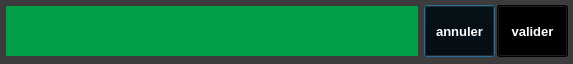
<?xml version="1.0" encoding="UTF-8"?>
<ui version="4.0">
 <class>YerothPOSVenteMethodePaiementComptantEntreeDialog</class>
 <widget class="QDialog" name="YerothPOSVenteMethodePaiementComptantEntreeDialog">
  <property name="windowModality">
   <enum>Qt::WindowModal</enum>
  </property>
  <property name="geometry">
   <rect>
    <x>0</x>
    <y>0</y>
    <width>573</width>
    <height>64</height>
   </rect>
  </property>
  <property name="palette">
   <palette>
    <active>
     <colorrole role="WindowText">
      <brush brushstyle="SolidPattern">
       <color alpha="255">
        <red>255</red>
        <green>255</green>
        <blue>255</blue>
       </color>
      </brush>
     </colorrole>
     <colorrole role="Button">
      <brush brushstyle="SolidPattern">
       <color alpha="255">
        <red>60</red>
        <green>60</green>
        <blue>60</blue>
       </color>
      </brush>
     </colorrole>
     <colorrole role="Light">
      <brush brushstyle="SolidPattern">
       <color alpha="255">
        <red>90</red>
        <green>90</green>
        <blue>90</blue>
       </color>
      </brush>
     </colorrole>
     <colorrole role="Midlight">
      <brush brushstyle="SolidPattern">
       <color alpha="255">
        <red>75</red>
        <green>75</green>
        <blue>75</blue>
       </color>
      </brush>
     </colorrole>
     <colorrole role="Dark">
      <brush brushstyle="SolidPattern">
       <color alpha="255">
        <red>30</red>
        <green>30</green>
        <blue>30</blue>
       </color>
      </brush>
     </colorrole>
     <colorrole role="Mid">
      <brush brushstyle="SolidPattern">
       <color alpha="255">
        <red>40</red>
        <green>40</green>
        <blue>40</blue>
       </color>
      </brush>
     </colorrole>
     <colorrole role="Text">
      <brush brushstyle="SolidPattern">
       <color alpha="255">
        <red>255</red>
        <green>255</green>
        <blue>255</blue>
       </color>
      </brush>
     </colorrole>
     <colorrole role="BrightText">
      <brush brushstyle="SolidPattern">
       <color alpha="255">
        <red>255</red>
        <green>255</green>
        <blue>255</blue>
       </color>
      </brush>
     </colorrole>
     <colorrole role="ButtonText">
      <brush brushstyle="SolidPattern">
       <color alpha="255">
        <red>255</red>
        <green>255</green>
        <blue>255</blue>
       </color>
      </brush>
     </colorrole>
     <colorrole role="Base">
      <brush brushstyle="SolidPattern">
       <color alpha="255">
        <red>0</red>
        <green>0</green>
        <blue>0</blue>
       </color>
      </brush>
     </colorrole>
     <colorrole role="Window">
      <brush brushstyle="SolidPattern">
       <color alpha="255">
        <red>60</red>
        <green>60</green>
        <blue>60</blue>
       </color>
      </brush>
     </colorrole>
     <colorrole role="Shadow">
      <brush brushstyle="SolidPattern">
       <color alpha="255">
        <red>0</red>
        <green>0</green>
        <blue>0</blue>
       </color>
      </brush>
     </colorrole>
     <colorrole role="AlternateBase">
      <brush brushstyle="SolidPattern">
       <color alpha="255">
        <red>30</red>
        <green>30</green>
        <blue>30</blue>
       </color>
      </brush>
     </colorrole>
     <colorrole role="ToolTipBase">
      <brush brushstyle="SolidPattern">
       <color alpha="255">
        <red>255</red>
        <green>255</green>
        <blue>220</blue>
       </color>
      </brush>
     </colorrole>
     <colorrole role="ToolTipText">
      <brush brushstyle="SolidPattern">
       <color alpha="255">
        <red>0</red>
        <green>0</green>
        <blue>0</blue>
       </color>
      </brush>
     </colorrole>
    </active>
    <inactive>
     <colorrole role="WindowText">
      <brush brushstyle="SolidPattern">
       <color alpha="255">
        <red>255</red>
        <green>255</green>
        <blue>255</blue>
       </color>
      </brush>
     </colorrole>
     <colorrole role="Button">
      <brush brushstyle="SolidPattern">
       <color alpha="255">
        <red>60</red>
        <green>60</green>
        <blue>60</blue>
       </color>
      </brush>
     </colorrole>
     <colorrole role="Light">
      <brush brushstyle="SolidPattern">
       <color alpha="255">
        <red>90</red>
        <green>90</green>
        <blue>90</blue>
       </color>
      </brush>
     </colorrole>
     <colorrole role="Midlight">
      <brush brushstyle="SolidPattern">
       <color alpha="255">
        <red>75</red>
        <green>75</green>
        <blue>75</blue>
       </color>
      </brush>
     </colorrole>
     <colorrole role="Dark">
      <brush brushstyle="SolidPattern">
       <color alpha="255">
        <red>30</red>
        <green>30</green>
        <blue>30</blue>
       </color>
      </brush>
     </colorrole>
     <colorrole role="Mid">
      <brush brushstyle="SolidPattern">
       <color alpha="255">
        <red>40</red>
        <green>40</green>
        <blue>40</blue>
       </color>
      </brush>
     </colorrole>
     <colorrole role="Text">
      <brush brushstyle="SolidPattern">
       <color alpha="255">
        <red>255</red>
        <green>255</green>
        <blue>255</blue>
       </color>
      </brush>
     </colorrole>
     <colorrole role="BrightText">
      <brush brushstyle="SolidPattern">
       <color alpha="255">
        <red>255</red>
        <green>255</green>
        <blue>255</blue>
       </color>
      </brush>
     </colorrole>
     <colorrole role="ButtonText">
      <brush brushstyle="SolidPattern">
       <color alpha="255">
        <red>255</red>
        <green>255</green>
        <blue>255</blue>
       </color>
      </brush>
     </colorrole>
     <colorrole role="Base">
      <brush brushstyle="SolidPattern">
       <color alpha="255">
        <red>0</red>
        <green>0</green>
        <blue>0</blue>
       </color>
      </brush>
     </colorrole>
     <colorrole role="Window">
      <brush brushstyle="SolidPattern">
       <color alpha="255">
        <red>60</red>
        <green>60</green>
        <blue>60</blue>
       </color>
      </brush>
     </colorrole>
     <colorrole role="Shadow">
      <brush brushstyle="SolidPattern">
       <color alpha="255">
        <red>0</red>
        <green>0</green>
        <blue>0</blue>
       </color>
      </brush>
     </colorrole>
     <colorrole role="AlternateBase">
      <brush brushstyle="SolidPattern">
       <color alpha="255">
        <red>30</red>
        <green>30</green>
        <blue>30</blue>
       </color>
      </brush>
     </colorrole>
     <colorrole role="ToolTipBase">
      <brush brushstyle="SolidPattern">
       <color alpha="255">
        <red>255</red>
        <green>255</green>
        <blue>220</blue>
       </color>
      </brush>
     </colorrole>
     <colorrole role="ToolTipText">
      <brush brushstyle="SolidPattern">
       <color alpha="255">
        <red>0</red>
        <green>0</green>
        <blue>0</blue>
       </color>
      </brush>
     </colorrole>
    </inactive>
    <disabled>
     <colorrole role="WindowText">
      <brush brushstyle="SolidPattern">
       <color alpha="255">
        <red>30</red>
        <green>30</green>
        <blue>30</blue>
       </color>
      </brush>
     </colorrole>
     <colorrole role="Button">
      <brush brushstyle="SolidPattern">
       <color alpha="255">
        <red>60</red>
        <green>60</green>
        <blue>60</blue>
       </color>
      </brush>
     </colorrole>
     <colorrole role="Light">
      <brush brushstyle="SolidPattern">
       <color alpha="255">
        <red>90</red>
        <green>90</green>
        <blue>90</blue>
       </color>
      </brush>
     </colorrole>
     <colorrole role="Midlight">
      <brush brushstyle="SolidPattern">
       <color alpha="255">
        <red>75</red>
        <green>75</green>
        <blue>75</blue>
       </color>
      </brush>
     </colorrole>
     <colorrole role="Dark">
      <brush brushstyle="SolidPattern">
       <color alpha="255">
        <red>30</red>
        <green>30</green>
        <blue>30</blue>
       </color>
      </brush>
     </colorrole>
     <colorrole role="Mid">
      <brush brushstyle="SolidPattern">
       <color alpha="255">
        <red>40</red>
        <green>40</green>
        <blue>40</blue>
       </color>
      </brush>
     </colorrole>
     <colorrole role="Text">
      <brush brushstyle="SolidPattern">
       <color alpha="255">
        <red>30</red>
        <green>30</green>
        <blue>30</blue>
       </color>
      </brush>
     </colorrole>
     <colorrole role="BrightText">
      <brush brushstyle="SolidPattern">
       <color alpha="255">
        <red>255</red>
        <green>255</green>
        <blue>255</blue>
       </color>
      </brush>
     </colorrole>
     <colorrole role="ButtonText">
      <brush brushstyle="SolidPattern">
       <color alpha="255">
        <red>30</red>
        <green>30</green>
        <blue>30</blue>
       </color>
      </brush>
     </colorrole>
     <colorrole role="Base">
      <brush brushstyle="SolidPattern">
       <color alpha="255">
        <red>60</red>
        <green>60</green>
        <blue>60</blue>
       </color>
      </brush>
     </colorrole>
     <colorrole role="Window">
      <brush brushstyle="SolidPattern">
       <color alpha="255">
        <red>60</red>
        <green>60</green>
        <blue>60</blue>
       </color>
      </brush>
     </colorrole>
     <colorrole role="Shadow">
      <brush brushstyle="SolidPattern">
       <color alpha="255">
        <red>0</red>
        <green>0</green>
        <blue>0</blue>
       </color>
      </brush>
     </colorrole>
     <colorrole role="AlternateBase">
      <brush brushstyle="SolidPattern">
       <color alpha="255">
        <red>60</red>
        <green>60</green>
        <blue>60</blue>
       </color>
      </brush>
     </colorrole>
     <colorrole role="ToolTipBase">
      <brush brushstyle="SolidPattern">
       <color alpha="255">
        <red>255</red>
        <green>255</green>
        <blue>220</blue>
       </color>
      </brush>
     </colorrole>
     <colorrole role="ToolTipText">
      <brush brushstyle="SolidPattern">
       <color alpha="255">
        <red>0</red>
        <green>0</green>
        <blue>0</blue>
       </color>
      </brush>
     </colorrole>
    </disabled>
   </palette>
  </property>
  <property name="windowTitle">
   <string>Dialog</string>
  </property>
  <widget class="YerothLineEdit" name="lineEdit_vente_montant_recu">
   <property name="geometry">
    <rect>
     <x>5</x>
     <y>5</y>
     <width>414</width>
     <height>52</height>
    </rect>
   </property>
   <property name="palette">
    <palette>
     <active>
      <colorrole role="WindowText">
       <brush brushstyle="SolidPattern">
        <color alpha="255">
         <red>255</red>
         <green>255</green>
         <blue>255</blue>
        </color>
       </brush>
      </colorrole>
      <colorrole role="Button">
       <brush brushstyle="SolidPattern">
        <color alpha="255">
         <red>2</red>
         <green>160</green>
         <blue>70</blue>
        </color>
       </brush>
      </colorrole>
      <colorrole role="Light">
       <brush brushstyle="SolidPattern">
        <color alpha="255">
         <red>255</red>
         <green>255</green>
         <blue>255</blue>
        </color>
       </brush>
      </colorrole>
      <colorrole role="Midlight">
       <brush brushstyle="SolidPattern">
        <color alpha="255">
         <red>255</red>
         <green>255</green>
         <blue>255</blue>
        </color>
       </brush>
      </colorrole>
      <colorrole role="Dark">
       <brush brushstyle="SolidPattern">
        <color alpha="255">
         <red>255</red>
         <green>255</green>
         <blue>255</blue>
        </color>
       </brush>
      </colorrole>
      <colorrole role="Mid">
       <brush brushstyle="SolidPattern">
        <color alpha="255">
         <red>255</red>
         <green>255</green>
         <blue>255</blue>
        </color>
       </brush>
      </colorrole>
      <colorrole role="Text">
       <brush brushstyle="SolidPattern">
        <color alpha="255">
         <red>255</red>
         <green>255</green>
         <blue>255</blue>
        </color>
       </brush>
      </colorrole>
      <colorrole role="BrightText">
       <brush brushstyle="SolidPattern">
        <color alpha="255">
         <red>255</red>
         <green>255</green>
         <blue>255</blue>
        </color>
       </brush>
      </colorrole>
      <colorrole role="ButtonText">
       <brush brushstyle="SolidPattern">
        <color alpha="255">
         <red>0</red>
         <green>0</green>
         <blue>0</blue>
        </color>
       </brush>
      </colorrole>
      <colorrole role="Base">
       <brush brushstyle="SolidPattern">
        <color alpha="255">
         <red>2</red>
         <green>160</green>
         <blue>70</blue>
        </color>
       </brush>
      </colorrole>
      <colorrole role="Window">
       <brush brushstyle="SolidPattern">
        <color alpha="255">
         <red>2</red>
         <green>160</green>
         <blue>70</blue>
        </color>
       </brush>
      </colorrole>
      <colorrole role="Shadow">
       <brush brushstyle="SolidPattern">
        <color alpha="255">
         <red>255</red>
         <green>255</green>
         <blue>255</blue>
        </color>
       </brush>
      </colorrole>
      <colorrole role="Highlight">
       <brush brushstyle="SolidPattern">
        <color alpha="255">
         <red>0</red>
         <green>0</green>
         <blue>0</blue>
        </color>
       </brush>
      </colorrole>
      <colorrole role="HighlightedText">
       <brush brushstyle="SolidPattern">
        <color alpha="255">
         <red>2</red>
         <green>160</green>
         <blue>70</blue>
        </color>
       </brush>
      </colorrole>
      <colorrole role="AlternateBase">
       <brush brushstyle="SolidPattern">
        <color alpha="255">
         <red>0</red>
         <green>0</green>
         <blue>0</blue>
        </color>
       </brush>
      </colorrole>
      <colorrole role="ToolTipBase">
       <brush brushstyle="SolidPattern">
        <color alpha="255">
         <red>255</red>
         <green>255</green>
         <blue>220</blue>
        </color>
       </brush>
      </colorrole>
      <colorrole role="ToolTipText">
       <brush brushstyle="SolidPattern">
        <color alpha="255">
         <red>0</red>
         <green>0</green>
         <blue>0</blue>
        </color>
       </brush>
      </colorrole>
     </active>
     <inactive>
      <colorrole role="WindowText">
       <brush brushstyle="SolidPattern">
        <color alpha="255">
         <red>255</red>
         <green>255</green>
         <blue>255</blue>
        </color>
       </brush>
      </colorrole>
      <colorrole role="Button">
       <brush brushstyle="SolidPattern">
        <color alpha="255">
         <red>2</red>
         <green>160</green>
         <blue>70</blue>
        </color>
       </brush>
      </colorrole>
      <colorrole role="Light">
       <brush brushstyle="SolidPattern">
        <color alpha="255">
         <red>255</red>
         <green>255</green>
         <blue>255</blue>
        </color>
       </brush>
      </colorrole>
      <colorrole role="Midlight">
       <brush brushstyle="SolidPattern">
        <color alpha="255">
         <red>255</red>
         <green>255</green>
         <blue>255</blue>
        </color>
       </brush>
      </colorrole>
      <colorrole role="Dark">
       <brush brushstyle="SolidPattern">
        <color alpha="255">
         <red>255</red>
         <green>255</green>
         <blue>255</blue>
        </color>
       </brush>
      </colorrole>
      <colorrole role="Mid">
       <brush brushstyle="SolidPattern">
        <color alpha="255">
         <red>255</red>
         <green>255</green>
         <blue>255</blue>
        </color>
       </brush>
      </colorrole>
      <colorrole role="Text">
       <brush brushstyle="SolidPattern">
        <color alpha="255">
         <red>255</red>
         <green>255</green>
         <blue>255</blue>
        </color>
       </brush>
      </colorrole>
      <colorrole role="BrightText">
       <brush brushstyle="SolidPattern">
        <color alpha="255">
         <red>255</red>
         <green>255</green>
         <blue>255</blue>
        </color>
       </brush>
      </colorrole>
      <colorrole role="ButtonText">
       <brush brushstyle="SolidPattern">
        <color alpha="255">
         <red>0</red>
         <green>0</green>
         <blue>0</blue>
        </color>
       </brush>
      </colorrole>
      <colorrole role="Base">
       <brush brushstyle="SolidPattern">
        <color alpha="255">
         <red>2</red>
         <green>160</green>
         <blue>70</blue>
        </color>
       </brush>
      </colorrole>
      <colorrole role="Window">
       <brush brushstyle="SolidPattern">
        <color alpha="255">
         <red>2</red>
         <green>160</green>
         <blue>70</blue>
        </color>
       </brush>
      </colorrole>
      <colorrole role="Shadow">
       <brush brushstyle="SolidPattern">
        <color alpha="255">
         <red>255</red>
         <green>255</green>
         <blue>255</blue>
        </color>
       </brush>
      </colorrole>
      <colorrole role="Highlight">
       <brush brushstyle="SolidPattern">
        <color alpha="255">
         <red>0</red>
         <green>0</green>
         <blue>0</blue>
        </color>
       </brush>
      </colorrole>
      <colorrole role="HighlightedText">
       <brush brushstyle="SolidPattern">
        <color alpha="255">
         <red>2</red>
         <green>160</green>
         <blue>70</blue>
        </color>
       </brush>
      </colorrole>
      <colorrole role="AlternateBase">
       <brush brushstyle="SolidPattern">
        <color alpha="255">
         <red>0</red>
         <green>0</green>
         <blue>0</blue>
        </color>
       </brush>
      </colorrole>
      <colorrole role="ToolTipBase">
       <brush brushstyle="SolidPattern">
        <color alpha="255">
         <red>255</red>
         <green>255</green>
         <blue>220</blue>
        </color>
       </brush>
      </colorrole>
      <colorrole role="ToolTipText">
       <brush brushstyle="SolidPattern">
        <color alpha="255">
         <red>0</red>
         <green>0</green>
         <blue>0</blue>
        </color>
       </brush>
      </colorrole>
     </inactive>
     <disabled>
      <colorrole role="WindowText">
       <brush brushstyle="SolidPattern">
        <color alpha="255">
         <red>255</red>
         <green>255</green>
         <blue>255</blue>
        </color>
       </brush>
      </colorrole>
      <colorrole role="Button">
       <brush brushstyle="SolidPattern">
        <color alpha="255">
         <red>2</red>
         <green>160</green>
         <blue>70</blue>
        </color>
       </brush>
      </colorrole>
      <colorrole role="Light">
       <brush brushstyle="SolidPattern">
        <color alpha="255">
         <red>255</red>
         <green>255</green>
         <blue>255</blue>
        </color>
       </brush>
      </colorrole>
      <colorrole role="Midlight">
       <brush brushstyle="SolidPattern">
        <color alpha="255">
         <red>255</red>
         <green>255</green>
         <blue>255</blue>
        </color>
       </brush>
      </colorrole>
      <colorrole role="Dark">
       <brush brushstyle="SolidPattern">
        <color alpha="255">
         <red>255</red>
         <green>255</green>
         <blue>255</blue>
        </color>
       </brush>
      </colorrole>
      <colorrole role="Mid">
       <brush brushstyle="SolidPattern">
        <color alpha="255">
         <red>255</red>
         <green>255</green>
         <blue>255</blue>
        </color>
       </brush>
      </colorrole>
      <colorrole role="Text">
       <brush brushstyle="SolidPattern">
        <color alpha="255">
         <red>255</red>
         <green>255</green>
         <blue>255</blue>
        </color>
       </brush>
      </colorrole>
      <colorrole role="BrightText">
       <brush brushstyle="SolidPattern">
        <color alpha="255">
         <red>255</red>
         <green>255</green>
         <blue>255</blue>
        </color>
       </brush>
      </colorrole>
      <colorrole role="ButtonText">
       <brush brushstyle="SolidPattern">
        <color alpha="255">
         <red>255</red>
         <green>255</green>
         <blue>255</blue>
        </color>
       </brush>
      </colorrole>
      <colorrole role="Base">
       <brush brushstyle="SolidPattern">
        <color alpha="255">
         <red>2</red>
         <green>160</green>
         <blue>70</blue>
        </color>
       </brush>
      </colorrole>
      <colorrole role="Window">
       <brush brushstyle="SolidPattern">
        <color alpha="255">
         <red>2</red>
         <green>160</green>
         <blue>70</blue>
        </color>
       </brush>
      </colorrole>
      <colorrole role="Shadow">
       <brush brushstyle="SolidPattern">
        <color alpha="255">
         <red>255</red>
         <green>255</green>
         <blue>255</blue>
        </color>
       </brush>
      </colorrole>
      <colorrole role="Highlight">
       <brush brushstyle="SolidPattern">
        <color alpha="255">
         <red>145</red>
         <green>141</green>
         <blue>126</blue>
        </color>
       </brush>
      </colorrole>
      <colorrole role="HighlightedText">
       <brush brushstyle="SolidPattern">
        <color alpha="255">
         <red>2</red>
         <green>160</green>
         <blue>70</blue>
        </color>
       </brush>
      </colorrole>
      <colorrole role="AlternateBase">
       <brush brushstyle="SolidPattern">
        <color alpha="255">
         <red>0</red>
         <green>0</green>
         <blue>0</blue>
        </color>
       </brush>
      </colorrole>
      <colorrole role="ToolTipBase">
       <brush brushstyle="SolidPattern">
        <color alpha="255">
         <red>255</red>
         <green>255</green>
         <blue>220</blue>
        </color>
       </brush>
      </colorrole>
      <colorrole role="ToolTipText">
       <brush brushstyle="SolidPattern">
        <color alpha="255">
         <red>0</red>
         <green>0</green>
         <blue>0</blue>
        </color>
       </brush>
      </colorrole>
     </disabled>
    </palette>
   </property>
   <property name="font">
    <font>
     <pointsize>15</pointsize>
     <weight>75</weight>
     <bold>true</bold>
    </font>
   </property>
   <property name="styleSheet">
    <string notr="true">border: 1px solid rgb(60, 60, 60);
background-color: rgb(2  , 160, 70); </string>
   </property>
   <property name="alignment">
    <set>Qt::AlignLeading|Qt::AlignLeft|Qt::AlignVCenter</set>
   </property>
  </widget>
  <widget class="YerothPushButton" name="pushButton_annuler">
   <property name="geometry">
    <rect>
     <x>424</x>
     <y>5</y>
     <width>71</width>
     <height>52</height>
    </rect>
   </property>
   <property name="palette">
    <palette>
     <active>
      <colorrole role="WindowText">
       <brush brushstyle="SolidPattern">
        <color alpha="255">
         <red>255</red>
         <green>255</green>
         <blue>255</blue>
        </color>
       </brush>
      </colorrole>
      <colorrole role="Button">
       <brush brushstyle="SolidPattern">
        <color alpha="255">
         <red>0</red>
         <green>0</green>
         <blue>0</blue>
        </color>
       </brush>
      </colorrole>
      <colorrole role="Light">
       <brush brushstyle="SolidPattern">
        <color alpha="255">
         <red>0</red>
         <green>0</green>
         <blue>0</blue>
        </color>
       </brush>
      </colorrole>
      <colorrole role="Midlight">
       <brush brushstyle="SolidPattern">
        <color alpha="255">
         <red>0</red>
         <green>0</green>
         <blue>0</blue>
        </color>
       </brush>
      </colorrole>
      <colorrole role="Dark">
       <brush brushstyle="SolidPattern">
        <color alpha="255">
         <red>0</red>
         <green>0</green>
         <blue>0</blue>
        </color>
       </brush>
      </colorrole>
      <colorrole role="Mid">
       <brush brushstyle="SolidPattern">
        <color alpha="255">
         <red>0</red>
         <green>0</green>
         <blue>0</blue>
        </color>
       </brush>
      </colorrole>
      <colorrole role="Text">
       <brush brushstyle="SolidPattern">
        <color alpha="255">
         <red>255</red>
         <green>255</green>
         <blue>255</blue>
        </color>
       </brush>
      </colorrole>
      <colorrole role="BrightText">
       <brush brushstyle="SolidPattern">
        <color alpha="255">
         <red>255</red>
         <green>255</green>
         <blue>255</blue>
        </color>
       </brush>
      </colorrole>
      <colorrole role="ButtonText">
       <brush brushstyle="SolidPattern">
        <color alpha="255">
         <red>255</red>
         <green>255</green>
         <blue>255</blue>
        </color>
       </brush>
      </colorrole>
      <colorrole role="Base">
       <brush brushstyle="SolidPattern">
        <color alpha="255">
         <red>0</red>
         <green>0</green>
         <blue>0</blue>
        </color>
       </brush>
      </colorrole>
      <colorrole role="Window">
       <brush brushstyle="SolidPattern">
        <color alpha="255">
         <red>0</red>
         <green>0</green>
         <blue>0</blue>
        </color>
       </brush>
      </colorrole>
      <colorrole role="Shadow">
       <brush brushstyle="SolidPattern">
        <color alpha="255">
         <red>0</red>
         <green>0</green>
         <blue>0</blue>
        </color>
       </brush>
      </colorrole>
      <colorrole role="AlternateBase">
       <brush brushstyle="SolidPattern">
        <color alpha="255">
         <red>0</red>
         <green>0</green>
         <blue>0</blue>
        </color>
       </brush>
      </colorrole>
      <colorrole role="ToolTipBase">
       <brush brushstyle="SolidPattern">
        <color alpha="255">
         <red>255</red>
         <green>255</green>
         <blue>220</blue>
        </color>
       </brush>
      </colorrole>
      <colorrole role="ToolTipText">
       <brush brushstyle="SolidPattern">
        <color alpha="255">
         <red>0</red>
         <green>0</green>
         <blue>0</blue>
        </color>
       </brush>
      </colorrole>
     </active>
     <inactive>
      <colorrole role="WindowText">
       <brush brushstyle="SolidPattern">
        <color alpha="255">
         <red>255</red>
         <green>255</green>
         <blue>255</blue>
        </color>
       </brush>
      </colorrole>
      <colorrole role="Button">
       <brush brushstyle="SolidPattern">
        <color alpha="255">
         <red>0</red>
         <green>0</green>
         <blue>0</blue>
        </color>
       </brush>
      </colorrole>
      <colorrole role="Light">
       <brush brushstyle="SolidPattern">
        <color alpha="255">
         <red>0</red>
         <green>0</green>
         <blue>0</blue>
        </color>
       </brush>
      </colorrole>
      <colorrole role="Midlight">
       <brush brushstyle="SolidPattern">
        <color alpha="255">
         <red>0</red>
         <green>0</green>
         <blue>0</blue>
        </color>
       </brush>
      </colorrole>
      <colorrole role="Dark">
       <brush brushstyle="SolidPattern">
        <color alpha="255">
         <red>0</red>
         <green>0</green>
         <blue>0</blue>
        </color>
       </brush>
      </colorrole>
      <colorrole role="Mid">
       <brush brushstyle="SolidPattern">
        <color alpha="255">
         <red>0</red>
         <green>0</green>
         <blue>0</blue>
        </color>
       </brush>
      </colorrole>
      <colorrole role="Text">
       <brush brushstyle="SolidPattern">
        <color alpha="255">
         <red>255</red>
         <green>255</green>
         <blue>255</blue>
        </color>
       </brush>
      </colorrole>
      <colorrole role="BrightText">
       <brush brushstyle="SolidPattern">
        <color alpha="255">
         <red>255</red>
         <green>255</green>
         <blue>255</blue>
        </color>
       </brush>
      </colorrole>
      <colorrole role="ButtonText">
       <brush brushstyle="SolidPattern">
        <color alpha="255">
         <red>255</red>
         <green>255</green>
         <blue>255</blue>
        </color>
       </brush>
      </colorrole>
      <colorrole role="Base">
       <brush brushstyle="SolidPattern">
        <color alpha="255">
         <red>0</red>
         <green>0</green>
         <blue>0</blue>
        </color>
       </brush>
      </colorrole>
      <colorrole role="Window">
       <brush brushstyle="SolidPattern">
        <color alpha="255">
         <red>0</red>
         <green>0</green>
         <blue>0</blue>
        </color>
       </brush>
      </colorrole>
      <colorrole role="Shadow">
       <brush brushstyle="SolidPattern">
        <color alpha="255">
         <red>0</red>
         <green>0</green>
         <blue>0</blue>
        </color>
       </brush>
      </colorrole>
      <colorrole role="AlternateBase">
       <brush brushstyle="SolidPattern">
        <color alpha="255">
         <red>0</red>
         <green>0</green>
         <blue>0</blue>
        </color>
       </brush>
      </colorrole>
      <colorrole role="ToolTipBase">
       <brush brushstyle="SolidPattern">
        <color alpha="255">
         <red>255</red>
         <green>255</green>
         <blue>220</blue>
        </color>
       </brush>
      </colorrole>
      <colorrole role="ToolTipText">
       <brush brushstyle="SolidPattern">
        <color alpha="255">
         <red>0</red>
         <green>0</green>
         <blue>0</blue>
        </color>
       </brush>
      </colorrole>
     </inactive>
     <disabled>
      <colorrole role="WindowText">
       <brush brushstyle="SolidPattern">
        <color alpha="255">
         <red>0</red>
         <green>0</green>
         <blue>0</blue>
        </color>
       </brush>
      </colorrole>
      <colorrole role="Button">
       <brush brushstyle="SolidPattern">
        <color alpha="255">
         <red>0</red>
         <green>0</green>
         <blue>0</blue>
        </color>
       </brush>
      </colorrole>
      <colorrole role="Light">
       <brush brushstyle="SolidPattern">
        <color alpha="255">
         <red>0</red>
         <green>0</green>
         <blue>0</blue>
        </color>
       </brush>
      </colorrole>
      <colorrole role="Midlight">
       <brush brushstyle="SolidPattern">
        <color alpha="255">
         <red>0</red>
         <green>0</green>
         <blue>0</blue>
        </color>
       </brush>
      </colorrole>
      <colorrole role="Dark">
       <brush brushstyle="SolidPattern">
        <color alpha="255">
         <red>0</red>
         <green>0</green>
         <blue>0</blue>
        </color>
       </brush>
      </colorrole>
      <colorrole role="Mid">
       <brush brushstyle="SolidPattern">
        <color alpha="255">
         <red>0</red>
         <green>0</green>
         <blue>0</blue>
        </color>
       </brush>
      </colorrole>
      <colorrole role="Text">
       <brush brushstyle="SolidPattern">
        <color alpha="255">
         <red>0</red>
         <green>0</green>
         <blue>0</blue>
        </color>
       </brush>
      </colorrole>
      <colorrole role="BrightText">
       <brush brushstyle="SolidPattern">
        <color alpha="255">
         <red>255</red>
         <green>255</green>
         <blue>255</blue>
        </color>
       </brush>
      </colorrole>
      <colorrole role="ButtonText">
       <brush brushstyle="SolidPattern">
        <color alpha="255">
         <red>0</red>
         <green>0</green>
         <blue>0</blue>
        </color>
       </brush>
      </colorrole>
      <colorrole role="Base">
       <brush brushstyle="SolidPattern">
        <color alpha="255">
         <red>0</red>
         <green>0</green>
         <blue>0</blue>
        </color>
       </brush>
      </colorrole>
      <colorrole role="Window">
       <brush brushstyle="SolidPattern">
        <color alpha="255">
         <red>0</red>
         <green>0</green>
         <blue>0</blue>
        </color>
       </brush>
      </colorrole>
      <colorrole role="Shadow">
       <brush brushstyle="SolidPattern">
        <color alpha="255">
         <red>0</red>
         <green>0</green>
         <blue>0</blue>
        </color>
       </brush>
      </colorrole>
      <colorrole role="AlternateBase">
       <brush brushstyle="SolidPattern">
        <color alpha="255">
         <red>0</red>
         <green>0</green>
         <blue>0</blue>
        </color>
       </brush>
      </colorrole>
      <colorrole role="ToolTipBase">
       <brush brushstyle="SolidPattern">
        <color alpha="255">
         <red>255</red>
         <green>255</green>
         <blue>220</blue>
        </color>
       </brush>
      </colorrole>
      <colorrole role="ToolTipText">
       <brush brushstyle="SolidPattern">
        <color alpha="255">
         <red>0</red>
         <green>0</green>
         <blue>0</blue>
        </color>
       </brush>
      </colorrole>
     </disabled>
    </palette>
   </property>
   <property name="font">
    <font>
     <pointsize>10</pointsize>
     <weight>75</weight>
     <bold>true</bold>
    </font>
   </property>
   <property name="toolTip">
    <string>Annuler la vente</string>
   </property>
   <property name="text">
    <string>annuler</string>
   </property>
  </widget>
  <widget class="YerothPushButton" name="pushButton_valider">
   <property name="geometry">
    <rect>
     <x>497</x>
     <y>5</y>
     <width>71</width>
     <height>52</height>
    </rect>
   </property>
   <property name="palette">
    <palette>
     <active>
      <colorrole role="WindowText">
       <brush brushstyle="SolidPattern">
        <color alpha="255">
         <red>255</red>
         <green>255</green>
         <blue>255</blue>
        </color>
       </brush>
      </colorrole>
      <colorrole role="Button">
       <brush brushstyle="SolidPattern">
        <color alpha="255">
         <red>0</red>
         <green>0</green>
         <blue>0</blue>
        </color>
       </brush>
      </colorrole>
      <colorrole role="Light">
       <brush brushstyle="SolidPattern">
        <color alpha="255">
         <red>0</red>
         <green>0</green>
         <blue>0</blue>
        </color>
       </brush>
      </colorrole>
      <colorrole role="Midlight">
       <brush brushstyle="SolidPattern">
        <color alpha="255">
         <red>0</red>
         <green>0</green>
         <blue>0</blue>
        </color>
       </brush>
      </colorrole>
      <colorrole role="Dark">
       <brush brushstyle="SolidPattern">
        <color alpha="255">
         <red>0</red>
         <green>0</green>
         <blue>0</blue>
        </color>
       </brush>
      </colorrole>
      <colorrole role="Mid">
       <brush brushstyle="SolidPattern">
        <color alpha="255">
         <red>0</red>
         <green>0</green>
         <blue>0</blue>
        </color>
       </brush>
      </colorrole>
      <colorrole role="Text">
       <brush brushstyle="SolidPattern">
        <color alpha="255">
         <red>255</red>
         <green>255</green>
         <blue>255</blue>
        </color>
       </brush>
      </colorrole>
      <colorrole role="BrightText">
       <brush brushstyle="SolidPattern">
        <color alpha="255">
         <red>255</red>
         <green>255</green>
         <blue>255</blue>
        </color>
       </brush>
      </colorrole>
      <colorrole role="ButtonText">
       <brush brushstyle="SolidPattern">
        <color alpha="255">
         <red>255</red>
         <green>255</green>
         <blue>255</blue>
        </color>
       </brush>
      </colorrole>
      <colorrole role="Base">
       <brush brushstyle="SolidPattern">
        <color alpha="255">
         <red>0</red>
         <green>0</green>
         <blue>0</blue>
        </color>
       </brush>
      </colorrole>
      <colorrole role="Window">
       <brush brushstyle="SolidPattern">
        <color alpha="255">
         <red>0</red>
         <green>0</green>
         <blue>0</blue>
        </color>
       </brush>
      </colorrole>
      <colorrole role="Shadow">
       <brush brushstyle="SolidPattern">
        <color alpha="255">
         <red>0</red>
         <green>0</green>
         <blue>0</blue>
        </color>
       </brush>
      </colorrole>
      <colorrole role="AlternateBase">
       <brush brushstyle="SolidPattern">
        <color alpha="255">
         <red>0</red>
         <green>0</green>
         <blue>0</blue>
        </color>
       </brush>
      </colorrole>
      <colorrole role="ToolTipBase">
       <brush brushstyle="SolidPattern">
        <color alpha="255">
         <red>255</red>
         <green>255</green>
         <blue>220</blue>
        </color>
       </brush>
      </colorrole>
      <colorrole role="ToolTipText">
       <brush brushstyle="SolidPattern">
        <color alpha="255">
         <red>0</red>
         <green>0</green>
         <blue>0</blue>
        </color>
       </brush>
      </colorrole>
     </active>
     <inactive>
      <colorrole role="WindowText">
       <brush brushstyle="SolidPattern">
        <color alpha="255">
         <red>255</red>
         <green>255</green>
         <blue>255</blue>
        </color>
       </brush>
      </colorrole>
      <colorrole role="Button">
       <brush brushstyle="SolidPattern">
        <color alpha="255">
         <red>0</red>
         <green>0</green>
         <blue>0</blue>
        </color>
       </brush>
      </colorrole>
      <colorrole role="Light">
       <brush brushstyle="SolidPattern">
        <color alpha="255">
         <red>0</red>
         <green>0</green>
         <blue>0</blue>
        </color>
       </brush>
      </colorrole>
      <colorrole role="Midlight">
       <brush brushstyle="SolidPattern">
        <color alpha="255">
         <red>0</red>
         <green>0</green>
         <blue>0</blue>
        </color>
       </brush>
      </colorrole>
      <colorrole role="Dark">
       <brush brushstyle="SolidPattern">
        <color alpha="255">
         <red>0</red>
         <green>0</green>
         <blue>0</blue>
        </color>
       </brush>
      </colorrole>
      <colorrole role="Mid">
       <brush brushstyle="SolidPattern">
        <color alpha="255">
         <red>0</red>
         <green>0</green>
         <blue>0</blue>
        </color>
       </brush>
      </colorrole>
      <colorrole role="Text">
       <brush brushstyle="SolidPattern">
        <color alpha="255">
         <red>255</red>
         <green>255</green>
         <blue>255</blue>
        </color>
       </brush>
      </colorrole>
      <colorrole role="BrightText">
       <brush brushstyle="SolidPattern">
        <color alpha="255">
         <red>255</red>
         <green>255</green>
         <blue>255</blue>
        </color>
       </brush>
      </colorrole>
      <colorrole role="ButtonText">
       <brush brushstyle="SolidPattern">
        <color alpha="255">
         <red>255</red>
         <green>255</green>
         <blue>255</blue>
        </color>
       </brush>
      </colorrole>
      <colorrole role="Base">
       <brush brushstyle="SolidPattern">
        <color alpha="255">
         <red>0</red>
         <green>0</green>
         <blue>0</blue>
        </color>
       </brush>
      </colorrole>
      <colorrole role="Window">
       <brush brushstyle="SolidPattern">
        <color alpha="255">
         <red>0</red>
         <green>0</green>
         <blue>0</blue>
        </color>
       </brush>
      </colorrole>
      <colorrole role="Shadow">
       <brush brushstyle="SolidPattern">
        <color alpha="255">
         <red>0</red>
         <green>0</green>
         <blue>0</blue>
        </color>
       </brush>
      </colorrole>
      <colorrole role="AlternateBase">
       <brush brushstyle="SolidPattern">
        <color alpha="255">
         <red>0</red>
         <green>0</green>
         <blue>0</blue>
        </color>
       </brush>
      </colorrole>
      <colorrole role="ToolTipBase">
       <brush brushstyle="SolidPattern">
        <color alpha="255">
         <red>255</red>
         <green>255</green>
         <blue>220</blue>
        </color>
       </brush>
      </colorrole>
      <colorrole role="ToolTipText">
       <brush brushstyle="SolidPattern">
        <color alpha="255">
         <red>0</red>
         <green>0</green>
         <blue>0</blue>
        </color>
       </brush>
      </colorrole>
     </inactive>
     <disabled>
      <colorrole role="WindowText">
       <brush brushstyle="SolidPattern">
        <color alpha="255">
         <red>0</red>
         <green>0</green>
         <blue>0</blue>
        </color>
       </brush>
      </colorrole>
      <colorrole role="Button">
       <brush brushstyle="SolidPattern">
        <color alpha="255">
         <red>0</red>
         <green>0</green>
         <blue>0</blue>
        </color>
       </brush>
      </colorrole>
      <colorrole role="Light">
       <brush brushstyle="SolidPattern">
        <color alpha="255">
         <red>0</red>
         <green>0</green>
         <blue>0</blue>
        </color>
       </brush>
      </colorrole>
      <colorrole role="Midlight">
       <brush brushstyle="SolidPattern">
        <color alpha="255">
         <red>0</red>
         <green>0</green>
         <blue>0</blue>
        </color>
       </brush>
      </colorrole>
      <colorrole role="Dark">
       <brush brushstyle="SolidPattern">
        <color alpha="255">
         <red>0</red>
         <green>0</green>
         <blue>0</blue>
        </color>
       </brush>
      </colorrole>
      <colorrole role="Mid">
       <brush brushstyle="SolidPattern">
        <color alpha="255">
         <red>0</red>
         <green>0</green>
         <blue>0</blue>
        </color>
       </brush>
      </colorrole>
      <colorrole role="Text">
       <brush brushstyle="SolidPattern">
        <color alpha="255">
         <red>0</red>
         <green>0</green>
         <blue>0</blue>
        </color>
       </brush>
      </colorrole>
      <colorrole role="BrightText">
       <brush brushstyle="SolidPattern">
        <color alpha="255">
         <red>255</red>
         <green>255</green>
         <blue>255</blue>
        </color>
       </brush>
      </colorrole>
      <colorrole role="ButtonText">
       <brush brushstyle="SolidPattern">
        <color alpha="255">
         <red>0</red>
         <green>0</green>
         <blue>0</blue>
        </color>
       </brush>
      </colorrole>
      <colorrole role="Base">
       <brush brushstyle="SolidPattern">
        <color alpha="255">
         <red>0</red>
         <green>0</green>
         <blue>0</blue>
        </color>
       </brush>
      </colorrole>
      <colorrole role="Window">
       <brush brushstyle="SolidPattern">
        <color alpha="255">
         <red>0</red>
         <green>0</green>
         <blue>0</blue>
        </color>
       </brush>
      </colorrole>
      <colorrole role="Shadow">
       <brush brushstyle="SolidPattern">
        <color alpha="255">
         <red>0</red>
         <green>0</green>
         <blue>0</blue>
        </color>
       </brush>
      </colorrole>
      <colorrole role="AlternateBase">
       <brush brushstyle="SolidPattern">
        <color alpha="255">
         <red>0</red>
         <green>0</green>
         <blue>0</blue>
        </color>
       </brush>
      </colorrole>
      <colorrole role="ToolTipBase">
       <brush brushstyle="SolidPattern">
        <color alpha="255">
         <red>255</red>
         <green>255</green>
         <blue>220</blue>
        </color>
       </brush>
      </colorrole>
      <colorrole role="ToolTipText">
       <brush brushstyle="SolidPattern">
        <color alpha="255">
         <red>0</red>
         <green>0</green>
         <blue>0</blue>
        </color>
       </brush>
      </colorrole>
     </disabled>
    </palette>
   </property>
   <property name="font">
    <font>
     <pointsize>10</pointsize>
     <weight>75</weight>
     <bold>true</bold>
    </font>
   </property>
   <property name="toolTip">
    <string>Annuler la vente</string>
   </property>
   <property name="text">
    <string>valider</string>
   </property>
  </widget>
 </widget>
 <customwidgets>
  <customwidget>
   <class>YerothLineEdit</class>
   <extends>QLineEdit</extends>
   <header>src/widgets/yeroth-erp-line-edit.hpp</header>
  </customwidget>
  <customwidget>
   <class>YerothPushButton</class>
   <extends>QPushButton</extends>
   <header>src/widgets/yeroth-erp-push-button.hpp</header>
   <slots>
    <slot>handleItemModification(QModelIndex)</slot>
   </slots>
  </customwidget>
 </customwidgets>
 <resources/>
 <connections/>
</ui>
